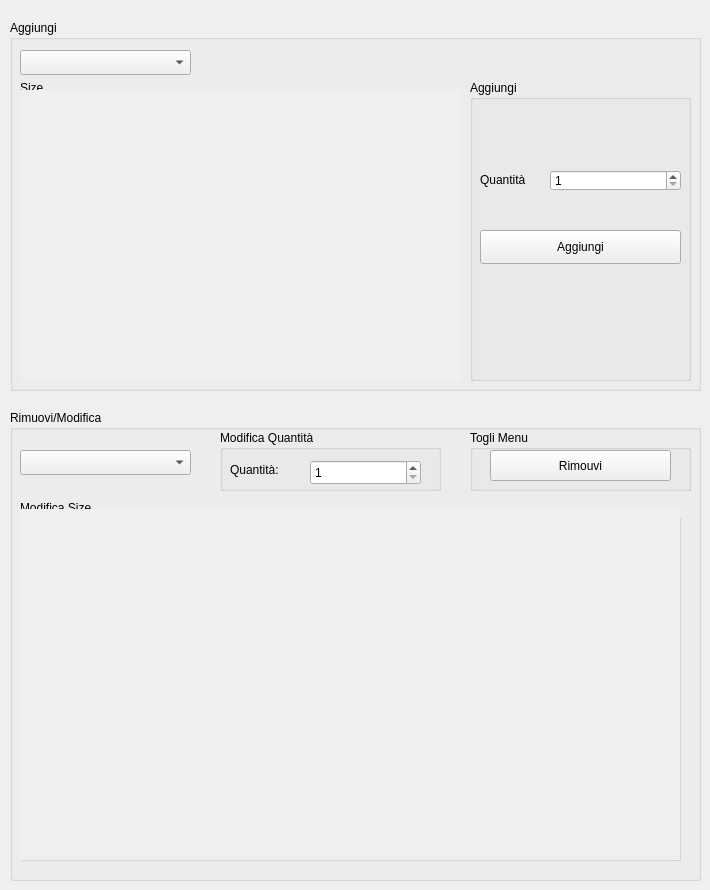
         <widget class="QWidget" name="tab_2">
          <attribute name="icon">
           <iconset resource="immagini.qrc">
            <normaloff>:/Immagini/Immagini/patatine.png</normaloff>:/Immagini/Immagini/patatine.png</iconset>
          </attribute>
          <attribute name="title">
           <string>Patatine</string>
          </attribute>
          <widget class="QGroupBox" name="groupBox_4">
           <property name="geometry">
            <rect>
             <x>10</x>
             <y>20</y>
             <width>691</width>
             <height>371</height>
            </rect>
           </property>
           <property name="title">
            <string>Aggiungi</string>
           </property>
           <widget class="QGroupBox" name="groupBox_5">
            <property name="geometry">
             <rect>
              <x>460</x>
              <y>60</y>
              <width>221</width>
              <height>301</height>
             </rect>
            </property>
            <property name="title">
             <string>Aggiungi</string>
            </property>
            <widget class="QPushButton" name="pushButtonAggiungiPatatine">
             <property name="geometry">
              <rect>
               <x>10</x>
               <y>150</y>
               <width>201</width>
               <height>34</height>
              </rect>
             </property>
             <property name="text">
              <string>Aggiungi</string>
             </property>
             <property name="icon">
              <iconset resource="immagini.qrc">
               <normaloff>:/Immagini/Immagini/nserisci.png</normaloff>:/Immagini/Immagini/nserisci.png</iconset>
             </property>
            </widget>
            <widget class="QLabel" name="label_3">
             <property name="geometry">
              <rect>
               <x>10</x>
               <y>90</y>
               <width>68</width>
               <height>19</height>
              </rect>
             </property>
             <property name="text">
              <string>Quantità</string>
             </property>
            </widget>
            <widget class="QSpinBox" name="spinBoxQuantitaPatatine">
             <property name="geometry">
              <rect>
               <x>80</x>
               <y>90</y>
               <width>131</width>
               <height>21</height>
              </rect>
             </property>
             <property name="minimum">
              <number>1</number>
             </property>
            </widget>
           </widget>
           <widget class="QGroupBox" name="groupBox_6">
            <property name="geometry">
             <rect>
              <x>10</x>
              <y>60</y>
              <width>441</width>
              <height>301</height>
             </rect>
            </property>
            <property name="title">
             <string>Size</string>
            </property>
            <widget class="QWidget" name="verticalLayoutWidget_3">
             <property name="geometry">
              <rect>
               <x>0</x>
               <y>10</y>
               <width>441</width>
               <height>291</height>
              </rect>
             </property>
             <layout class="QVBoxLayout" name="verticalLayout_3">
              <item>
               <widget class="QScrollArea" name="scrollAreaPatatine">
                <property name="frameShape">
                 <enum>QFrame::NoFrame</enum>
                </property>
                <property name="widgetResizable">
                 <bool>true</bool>
                </property>
                <widget class="QWidget" name="scrollAreaWidgetContentsPatatine">
                 <property name="geometry">
                  <rect>
                   <x>0</x>
                   <y>0</y>
                   <width>439</width>
                   <height>289</height>
                  </rect>
                 </property>
                </widget>
               </widget>
              </item>
             </layout>
            </widget>
           </widget>
           <widget class="QComboBox" name="comboBoxPatatine">
            <property name="geometry">
             <rect>
              <x>10</x>
              <y>30</y>
              <width>171</width>
              <height>25</height>
             </rect>
            </property>
            <item>
             <property name="text">
              <string/>
             </property>
            </item>
            <item>
             <property name="text">
              <string>Fritte</string>
             </property>
            </item>
            <item>
             <property name="text">
              <string>Lesse</string>
             </property>
            </item>
           </widget>
          </widget>
          <widget class="QGroupBox" name="RimuoviMenu_2">
           <property name="geometry">
            <rect>
             <x>10</x>
             <y>410</y>
             <width>691</width>
             <height>471</height>
            </rect>
           </property>
           <property name="title">
            <string>Rimuovi/Modifica</string>
           </property>
           <widget class="QComboBox" name="comboBoxRimuoviPatatine">
            <property name="geometry">
             <rect>
              <x>10</x>
              <y>40</y>
              <width>171</width>
              <height>25</height>
             </rect>
            </property>
            <item>
             <property name="text">
              <string/>
             </property>
            </item>
           </widget>
           <widget class="QGroupBox" name="groupBox_16">
            <property name="geometry">
             <rect>
              <x>10</x>
              <y>90</y>
              <width>661</width>
              <height>361</height>
             </rect>
            </property>
            <property name="title">
             <string>Modifica Size</string>
            </property>
            <widget class="QWidget" name="verticalLayoutWidget_9">
             <property name="geometry">
              <rect>
               <x>-1</x>
               <y>9</y>
               <width>661</width>
               <height>351</height>
              </rect>
             </property>
             <layout class="QVBoxLayout" name="verticalLayout_9">
              <property name="sizeConstraint">
               <enum>QLayout::SetMinAndMaxSize</enum>
              </property>
              <item>
               <widget class="QScrollArea" name="scrollAreaRimuoviPatatine">
                <property name="frameShape">
                 <enum>QFrame::NoFrame</enum>
                </property>
                <property name="sizeAdjustPolicy">
                 <enum>QAbstractScrollArea::AdjustToContentsOnFirstShow</enum>
                </property>
                <property name="widgetResizable">
                 <bool>true</bool>
                </property>
                <widget class="QWidget" name="scrollAreaWidgetContentsRimuoviPatatine">
                 <property name="geometry">
                  <rect>
                   <x>0</x>
                   <y>0</y>
                   <width>659</width>
                   <height>349</height>
                  </rect>
                 </property>
                </widget>
               </widget>
              </item>
             </layout>
            </widget>
           </widget>
           <widget class="QGroupBox" name="groupBox_19">
            <property name="geometry">
             <rect>
              <x>460</x>
              <y>20</y>
              <width>221</width>
              <height>61</height>
             </rect>
            </property>
            <property name="title">
             <string>Togli Menu</string>
            </property>
            <widget class="QPushButton" name="RimuoviPatatineButton">
             <property name="geometry">
              <rect>
               <x>20</x>
               <y>20</y>
               <width>181</width>
               <height>31</height>
              </rect>
             </property>
             <property name="text">
              <string>Rimouvi</string>
             </property>
             <property name="icon">
              <iconset resource="immagini.qrc">
               <normaloff>:/Immagini/Immagini/cancella.png</normaloff>:/Immagini/Immagini/cancella.png</iconset>
             </property>
            </widget>
           </widget>
           <widget class="QGroupBox" name="groupBox_20">
            <property name="geometry">
             <rect>
              <x>210</x>
              <y>20</y>
              <width>221</width>
              <height>61</height>
             </rect>
            </property>
            <property name="title">
             <string>Modifica Quantità</string>
            </property>
            <widget class="QLabel" name="label_7">
             <property name="geometry">
              <rect>
               <x>10</x>
               <y>30</y>
               <width>68</width>
               <height>19</height>
              </rect>
             </property>
             <property name="text">
              <string>Quantità:</string>
             </property>
            </widget>
            <widget class="QSpinBox" name="PatatineModificaQuantita">
             <property name="geometry">
              <rect>
               <x>90</x>
               <y>30</y>
               <width>111</width>
               <height>25</height>
              </rect>
             </property>
             <property name="minimum">
              <number>1</number>
             </property>
            </widget>
           </widget>
          </widget>
         </widget>
